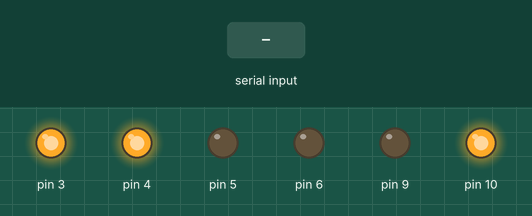
Bench run of a sketch on a simulated Arduino Uno, built with avr-gcc and run on an emulated ATmega328P. On the bench: output pins drawn as LEDs (lit = HIGH). The inputs (shaded band) are chosen by the test bench. Pins used as bus, display or sensor lines are not drawn; what the sketch prints to the serial monitor is not drawn.

Above: at 1.2 s.
1.3 s: "r" received over Serial
At 2.5 s:
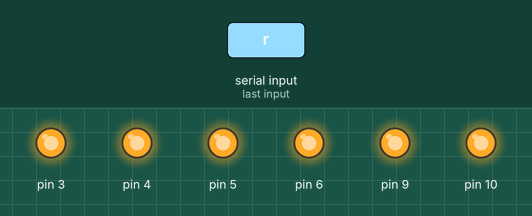
2.8 s: byte 97 ('a') received over Serial
At 3.6 s:
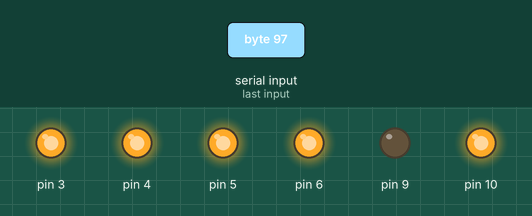
4.3 s: byte 109 ('m') received over Serial
At 5.3 s:
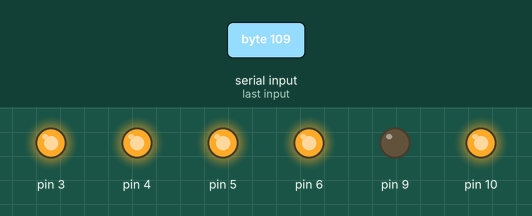
Timing chart, 0 to 7.3 s (numbered marks = the images above; inputs shaded):
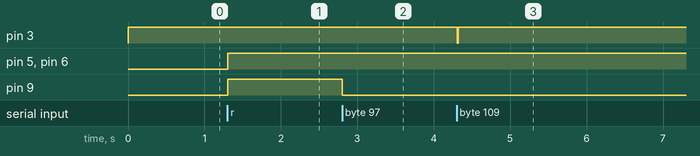

Measured:
- after the input at 1.3 s, pin 5, pin 6, pin 9: LOW → HIGH at once
- after the input at 2.8 s, pin 9: HIGH → LOW at once
- after the input at 4.3 s, pin 3: HIGH → LOW at once, → HIGH 0.01 s later

The sketch:

TCMon01.ino
```cpp
#include <PID_v1.h>
#include <SPI.h>
#include "NanoshieldTermoparMod.h"

// Termopar Nanoshield on CS pin D8, type T thermocouple, no averaging
NanoshieldTermoparMod tc(8, TC_TYPE_T, TC_AVG_OFF);

//Define Variables for PID controller
double Setpoint, Input, Output;

//Specify PID initial constants - ki, kp, kd, and directon
PID PID_controller(&Input, &Output, &Setpoint, 10, 5, 0, REVERSE);

uint32_t lpc;
uint16_t cj;
uint16_t pressao;

void setup()
{
    Serial.begin(19200,SERIAL_8N1);
    tc.beginManualMode();
    pinMode(9, OUTPUT);
    pinMode(6, OUTPUT);
    pinMode(5, OUTPUT);

    pinMode(4, OUTPUT);
    digitalWrite(4,HIGH);
    pressao = analogRead(5);

    //Pino 3 de Saída PWM 490.2 Hz
    pinMode(3, OUTPUT);

    //Garantindo que a placa está desligada
    digitalWrite(3, HIGH);

    //Alterando a frequancia do PWM para 30.64 Hz
    TCCR2B = TCCR2B & B11111000 | B00000111;

    Setpoint = 10;
    Output = 255;

    //turn the PID on
    //PID_controller.SetMode(AUTOMATIC);


}

void setaMux(char c) {
     c = c - 0x30;
     digitalWrite(5, c & 0x01);
     digitalWrite(6, (c & 0x02) >> 1);
     digitalWrite(9, (c & 0x04) >> 2);
     delay(10);
}

void printErrors() {
    Serial.write(0x80);
    Serial.write(0x00);

    if (tc.isOpen()) {
        Serial.write(0x00);
    } else if (tc.isOverUnderVoltage()) {
        Serial.write(0x01);
    } else if (tc.isInternalOutOfRange()) {
        Serial.write(0x02);
    } else if (tc.isExternalOutOfRange()) {
        Serial.write(0x04);
    }

    Serial.write(cj >> 8);
    Serial.write(cj & 0xFF);
}

void printData() {
    lpc = tc.getExternalBytes();
    cj = tc.getInternalBytes();

    Serial.write(lpc >> 24);
    Serial.write((lpc >> 16) & 0xFF);
    Serial.write((lpc >> 8) & 0xFF);

    Serial.write(cj >> 8);
    Serial.write(cj & 0xFF);

}

void set_pid_constants(){

    float kp = readFloat();
    float ki = readFloat();
    float kd = readFloat();

    PID_controller.SetTunings(kp, ki, kd);

}

void control(int sensor){

    setaMux(sensor);
    tc.manualRead();
    if (tc.hasError()) {
        //Desligando placa
        Output = 255;

    } else {
        lpc = tc.getExternalBytes();
        Input = (double) lpc/pow(2,20);
        PID_controller.Compute();
    }

}

double readFloat(){
  char inBytes;
  float number = 0.0;
  int i;
  int n_Bytes = 2;

  for(i=0; i<n_Bytes; i++){
      inBytes = Serial.read();
      number += inBytes*pow(10,-i);
    }
  return number;
}


char data;
void loop()
{

    if (Serial.available() > 0) {

       data = Serial.read();

       if (data == 'h') { // Handshake

            Serial.write('k');

       } else if (data == 'r') { // Read termocouple

            delay(5);
            data = Serial.read();
            setaMux(data); // TODO: Acertar delay
            tc.manualRead();
            if (tc.hasError()) {
                printErrors();
            } else {
                printData();
            }

        } else if (data == 'c') { // Read cold junction

            tc.read();
            cj = tc.getInternalBytes();
            Serial.write(cj >> 8);
            Serial.write(cj & 0xFF);

        } else if (data == 's') {

            delay(5);
            data = Serial.read();
            switch (data) {
                case 'T': tc.setType(TC_TYPE_T); break;
                case 'B': tc.setType(TC_TYPE_B); break;
                case 'E': tc.setType(TC_TYPE_E); break;
                case 'J': tc.setType(TC_TYPE_J); break;
                case 'K': tc.setType(TC_TYPE_K); break;
                case 'N': tc.setType(TC_TYPE_N); break;
                case 'R': tc.setType(TC_TYPE_R); break;
                case 'S': tc.setType(TC_TYPE_S); break;
                default: tc.setType(TC_TYPE_T);
            }

        } else if (data == 'p') {

            pressao = analogRead(5);
            Serial.write(pressao >> 8);
            Serial.write(pressao & 0xFF);

        } else if (data == 'j'){

            set_pid_constants();
            //Eco
            Serial.println(PID_controller.GetKp());

        }
         else if (data == 'a'){

              delay(5);
              Setpoint = (double)Serial.read();
              control(3);
              PID_controller.SetMode(AUTOMATIC);
              analogWrite(3,(int)Output);

        } else if (data == 'm'){

              delay(5);
              Output = Serial.read();
              PID_controller.SetMode(AUTOMATIC);
              analogWrite(3,(int)Output);

        }

    } else{
      //Output = 255;

    }


    Serial.flush();

}
```

NanoshieldTermoparMod.cpp
```cpp
// (licence header left out)
#include "NanoshieldTermoparMod.h"

// MAX31856 registers
#define MAX31856_REG_CR0    0x00
#define MAX31856_REG_CR1    0x01
#define MAX31856_REG_MASK   0x02
#define MAX31856_REG_CJHF   0x03
#define MAX31856_REG_CJLF   0x04
#define MAX31856_REG_LTHFTH 0x05
#define MAX31856_REG_LTHFTL 0x06
#define MAX31856_REG_LTLFTH 0x07
#define MAX31856_REG_LTLFTL 0x08
#define MAX31856_REG_CJTO   0x09
#define MAX31856_REG_CJTH   0x0A
#define MAX31856_REG_CJTL   0x0B
#define MAX31856_REG_LTCBH  0x0C
#define MAX31856_REG_LTCBM  0x0D
#define MAX31856_REG_LTCBL  0x0E
#define MAX31856_REG_SR     0x0F

// MAX31856 register read/write masks
#define MAX31856_REG_READ   0x00
#define MAX31856_REG_WRITE  0x80

SPISettings NanoshieldTermoparMod::spiSettings = SPISettings(1000000, MSBFIRST, SPI_MODE1);

NanoshieldTermoparMod::NanoshieldTermoparMod(uint8_t cs, TcType type, TcAveraging avg) {
  this->cs = cs;
  this->type = type;
  this->avg = avg;
	this->internal = 0;
	this->external = 0;
	this->fault = 0;
  this->manual = 0;
}

void NanoshieldTermoparMod::beginManualMode() {
  pinMode(cs, OUTPUT);
  digitalWrite(cs, HIGH);
  SPI.begin();

  // Initialize MAX31856
  SPI.beginTransaction(spiSettings);
  digitalWrite(cs, LOW);
  SPI.transfer(MAX31856_REG_CR0 | MAX31856_REG_WRITE);
  SPI.transfer(0x10); // Setup CR0 register:
                      //   Automatic conversion mode
                      //   Enable fault detection mode 1 (OCFAULT)
                      //   Cold juntion sensor enabled
                      //   Fault detection in comparator mode
                      //   Noise rejection = 60Hz
  SPI.transfer(((uint8_t)this->avg << 4) | ((uint8_t)this->type & 0x0F)); // Setup CR1 register:
                                                              //   Setup selected averaging mode
                                                              //   Setup selected thermocouple type
  SPI.transfer(0x03); // Setup MASK register:
                      //   Enable overvoltage/undervoltage detection
                      //   Enable open circuit detection
  digitalWrite(cs, HIGH);
  SPI.endTransaction();
  this->manual = 1;
}

void NanoshieldTermoparMod::begin() {
  pinMode(cs, OUTPUT);
  digitalWrite(cs, HIGH);
  SPI.begin();

  // Initialize MAX31856
  SPI.beginTransaction(spiSettings);
  digitalWrite(cs, LOW);
  SPI.transfer(MAX31856_REG_CR0 | MAX31856_REG_WRITE);
  SPI.transfer(0x90); // Setup CR0 register:
                      //   Automatic conversion mode
                      //   Enable fault detection mode 1 (OCFAULT)
                      //   Cold juntion sensor enabled
                      //   Fault detection in comparator mode
                      //   Noise rejection = 60Hz
  SPI.transfer(((uint8_t)avg << 4) | ((uint8_t)type & 0x0F)); // Setup CR1 register:
                                                              //   Setup selected averaging mode
                                                              //   Setup selected thermocouple type
  SPI.transfer(0x03); // Setup MASK register:
                      //   Enable overvoltage/undervoltage detection
                      //   Enable open circuit detection
  digitalWrite(cs, HIGH);
  SPI.endTransaction();
  this->manual = 0;
}

void NanoshieldTermoparMod::read() {
  if (this->manual == 1) {
    this->manualRead();
    return;
  }
	uint16_t cj = 0;
	uint32_t ltc = 0;

  SPI.beginTransaction(spiSettings);
  digitalWrite(cs, LOW);
  SPI.transfer(MAX31856_REG_CJTH | MAX31856_REG_READ);
  cj |= (uint16_t)SPI.transfer(0) << 8;
  cj |= SPI.transfer(0);
  ltc |= (uint32_t)SPI.transfer(0) << 24;
  ltc |= (uint32_t)SPI.transfer(0) << 16;
  ltc |= (uint32_t)SPI.transfer(0) << 8;
	fault = SPI.transfer(0);
  digitalWrite(cs, HIGH);
  SPI.endTransaction();

  internal = (cj / 4) * 0.015625;
  external = (ltc / 8192) * 0.0078125;
  this->cjx = cj;
  this->ltcx = ltc;
}

void NanoshieldTermoparMod::manualRead() {

  uint16_t cj = 0;
  uint32_t ltc = 0;

  SPI.beginTransaction(spiSettings);
  digitalWrite(cs, LOW);
  SPI.transfer(MAX31856_REG_CR0 | MAX31856_REG_WRITE);
  SPI.transfer(0x50); // Setup CR0 register:
                      //   Automatic conversion mode
                      //   Enable fault detection mode 1 (OCFAULT)
                      //   Cold juntion sensor enabled
                      //   Fault detection in comparator mode
                      //   Noise rejection = 60Hz
  digitalWrite(cs, HIGH);

  //delay(50);
  switch(this->avg) {
    case TC_AVG_OFF: delay(170); break;
    case TC_AVG_2_SAMPLES: delay(205); break;
    case TC_AVG_4_SAMPLES: delay(275); break;
    case TC_AVG_8_SAMPLES: delay(400); break;
    default: delay(670);
  }

  digitalWrite(cs, LOW);
  SPI.transfer(MAX31856_REG_CJTH | MAX31856_REG_READ);
  cj |= (uint16_t)SPI.transfer(0) << 8;
  cj |= SPI.transfer(0);
  ltc |= (uint32_t)SPI.transfer(0) << 24;
  ltc |= (uint32_t)SPI.transfer(0) << 16;
  ltc |= (uint32_t)SPI.transfer(0) << 8;
  fault = SPI.transfer(0);
  digitalWrite(cs, HIGH);
  SPI.endTransaction();

  this->cjx = cj;
  this->ltcx = ltc;

}

void NanoshieldTermoparMod::setType(TcType type) {
  this->type = type;
  this->beginManualMode();
}

double NanoshieldTermoparMod::getInternal() {
	return internal;
}

double NanoshieldTermoparMod::getExternal() {
	return external;
}

uint16_t NanoshieldTermoparMod::getInternalBytes() {
  return cjx;
}

uint32_t NanoshieldTermoparMod::getExternalBytes() {
  return ltcx;
}

bool NanoshieldTermoparMod::isExternalOutOfRange() {
	return (fault & 0x40) != 0;
}

bool NanoshieldTermoparMod::isInternalOutOfRange() {
	return (fault & 0x80) != 0;
}

bool NanoshieldTermoparMod::isOverUnderVoltage() {
	return (fault & 0x02) != 0;
}

bool NanoshieldTermoparMod::isOpen() {
	return (fault & 0x01) != 0;
}

bool NanoshieldTermoparMod::hasError() {
	return (fault & 0xC3) != 0;
}
```

NanoshieldTermoparMod.h
```cpp
// (licence header left out)
#ifndef NanoshieldTermoparMod_h
#define NanoshieldTermoparMod_h

#include "Arduino.h"
#include <SPI.h>

enum TcType {
    TC_TYPE_B,
    TC_TYPE_E,
    TC_TYPE_J,
    TC_TYPE_K,
    TC_TYPE_N,
    TC_TYPE_R,
    TC_TYPE_S,
    TC_TYPE_T
};

enum TcAveraging {
    TC_AVG_OFF,
    TC_AVG_2_SAMPLES,
    TC_AVG_4_SAMPLES,
    TC_AVG_8_SAMPLES,
    TC_AVG_16_SAMPLES
};

class NanoshieldTermoparMod {
  public:
    /**
     * @brief Constructor.
     *
     * Creates an object to access one Termopar Nanoshield.
     *
     * @param cs Chip select pin to access Termopar Nanoshield.
     * @param type Thermocouple type.
     * @param avg Averaging mode.
     */
    NanoshieldTermoparMod(uint8_t cs = 8, TcType type = TC_TYPE_K, TcAveraging avg = TC_AVG_OFF);

    /**
     * @brief Initializes the module.
     *
     * Initializes SPI and CS pin.
     */
    void begin();

    /**
     * @brief Initializes the module in manualMode.
     *
     * Initializes SPI and CS pin.
     */
    void beginManualMode();

    /**
     * @brief Reads all temperatures.
     *
     * @see getInternal()
     * @see getExternal()
     * @see hasError()
     */
    void read();

    /**
     * @brief Reads all temperatures.
     *
     * @see getInternal()
     * @see getExternal()
     * @see hasError()
     */
    void manualRead();

    void setType(TcType type);

    /**
     * @brief Gets the last external temperature reading (hot junction).
     *
     * @return The last external temperature reading.
     * @see read()
     */
    double getExternal();

    /**
     * @brief Gets the last external temperature reading (hot junction).
     *
     * @return The last external temperature reading.
     * @see read()
     */
    uint32_t getExternalBytes();

    /**
     * @brief Gets the last internal temperature reading (cold junction).
     *
     * @return The last internal temperature reading.
     * @see read()
     */
    double getInternal();

    /**
     * @brief Gets the last internal temperature reading (cold junction).
     *
     * @return The last internal temperature reading.
     * @see read()
     */
    uint16_t getInternalBytes();

    /**
     * @brief Checks if external temperature is out of range.
     *
     * @return True if external temperature (hot junction) is out of range.
     */
    bool isExternalOutOfRange();

    /**
     * @brief Checks if internal temperature is out of range.
     *
     * @return True if internal temperature (cold junction) is out of range.
     */
    bool isInternalOutOfRange();

    /**
     * @brief Checks for overvoltage or undervoltage.
     *
     * @return True if there is overvoltage or undervoltage on the thermocouple inputs.
     */
    bool isOverUnderVoltage();

    /**
     * @brief Checks if thermocouple circuit is open.
     *
     * @return True if thermocouple circuit is open.
     */
    bool isOpen();

    /**
     * @brief Checks if there are errors.
     *
     * @return True if any of the following errors is detected: open circuit, overvoltage, undervoltage,
     *         internal temperature out of range or external temperatur out of range.
     * @see isExternalOutOfRange()
     * @see isInternalOutOfRange()
     * @see isOverUnderVoltage()
     * @see isOpen()
     */
    bool hasError();

  private:
    static SPISettings spiSettings;

    uint8_t cs;
    TcType type;
    TcAveraging avg;
    double internal;
    double external;
    uint8_t fault;
    bool manual;
    uint16_t cjx = 0;
    uint32_t ltcx = 0;
};

#endif
```
